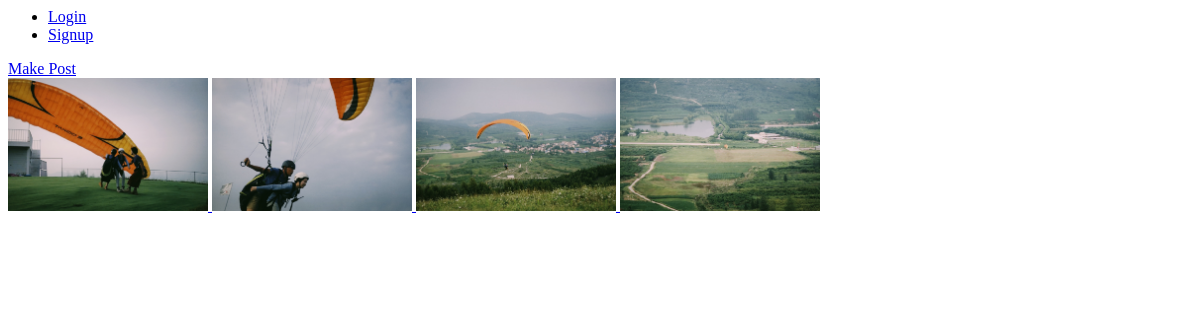
The app's page /insta/posts/, older data.
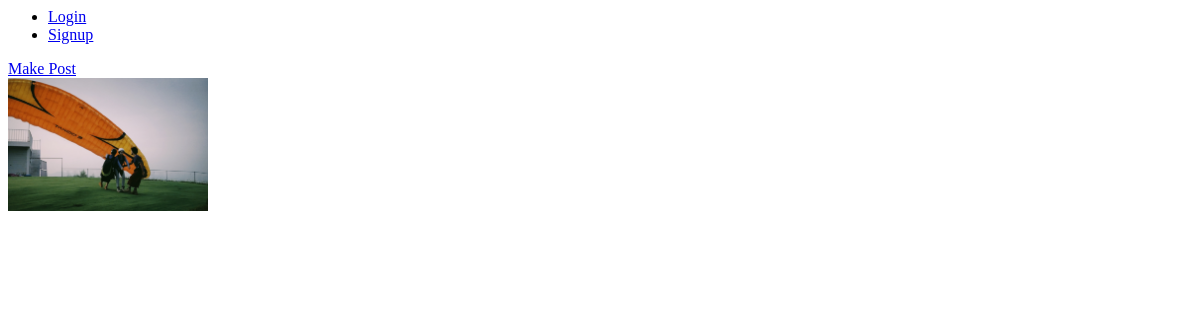
The same page, newer data.
### insta/models.py (models this page shows, shortened)
class Post(models.Model):
	title = models.TextField(blank=True, null=True)
	image = ProcessedImageField(
			upload_to = 'static/images/posts',
			format = 'JPEG',
			options = {'quality': 100},
			blank = True,
			null = True
		)

### insta/views.py (the view)
# urls.py: path('posts/', PostsView.as_view(), name='posts' ),
class PostsView(ListView):
	model = Post
	template_name = 'index.html'

### templates/index.html
{% load static %}
<ul>
	{% if request.user.is_authenticated %}
		<li>
			Hi, {{request.user.username}}
		</li>
		<li>
			<a href="{% url 'logout' %}"> Logout </a>
		</li>
	{% else %}
		<li>
			<a href="{% url 'login' %}"> Login </a>
		</li>
		<li>
			<a href="{% url 'signup' %}"> Signup </a>
		</li>
	{% endif %}
</ul>
<div>
	<a href="{% url 'make_post' %}"> Make Post </a>
</div>
<div>
	{% for post in object_list %}
		<a href="{% url 'post_detail' post.id %}">
			<img src="/{{post.image}}" width=200>
		</a>
	{% endfor %}
</div>

Row changes from the older to the newer data that the page shows:
removed Post: image (picture)
removed Post: image (picture)
removed Post: image (picture)
